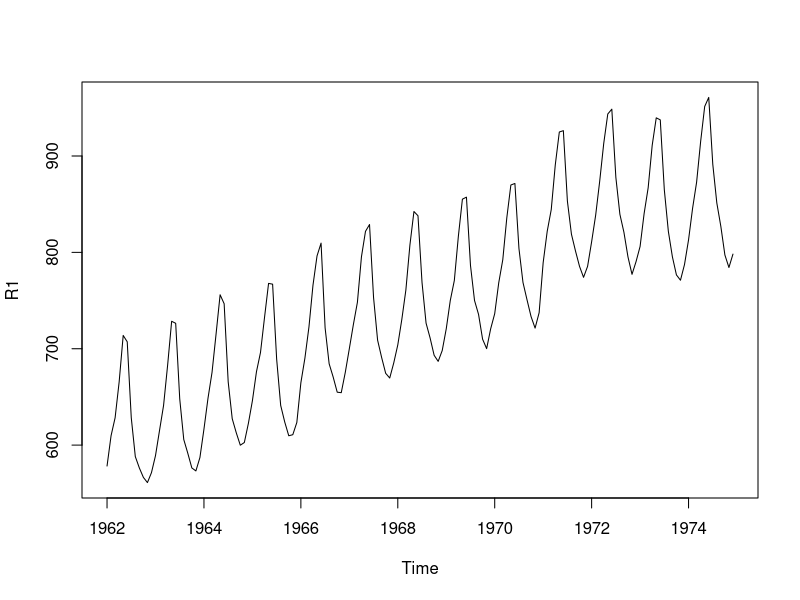
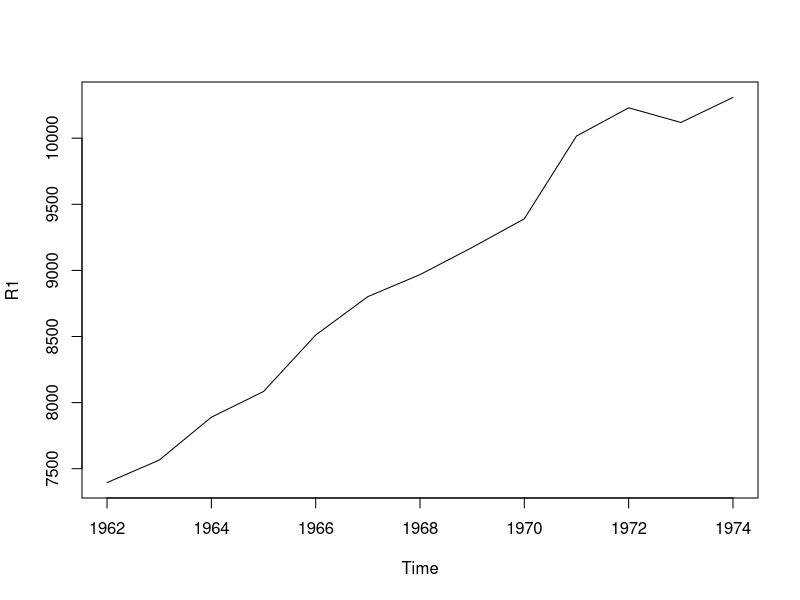
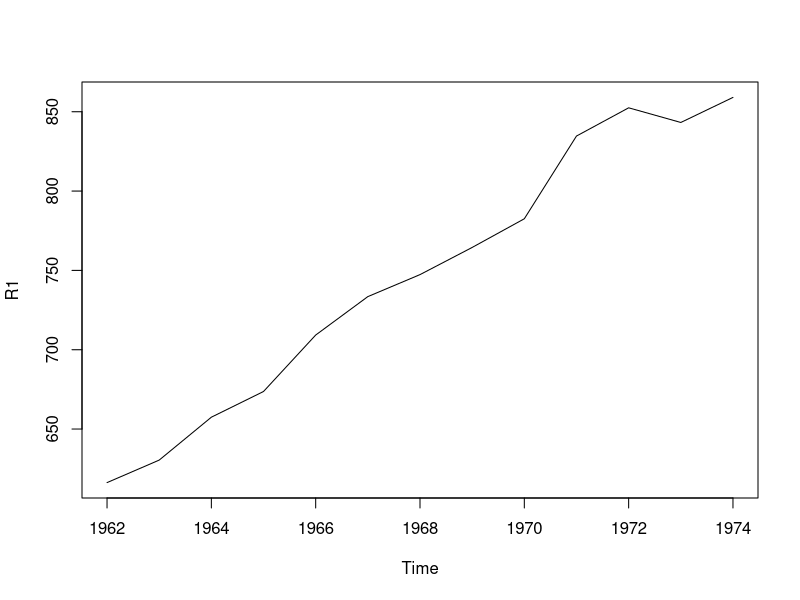
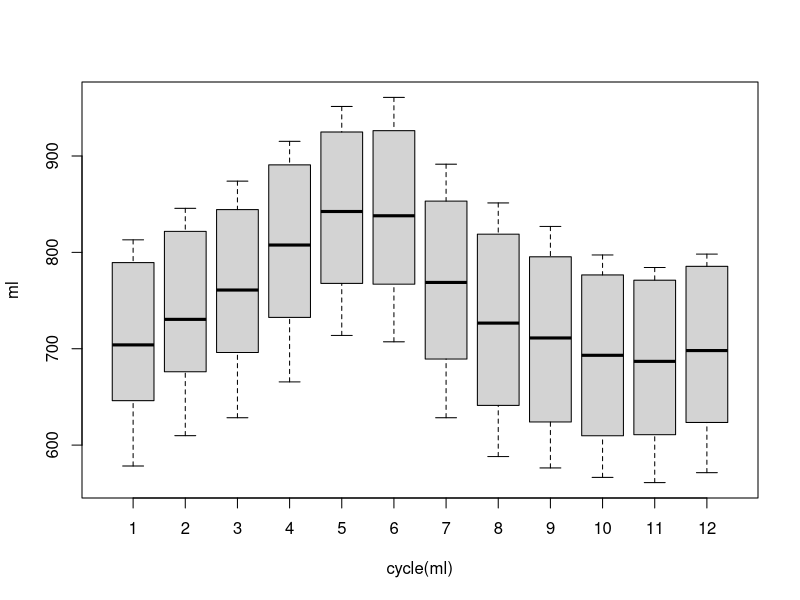
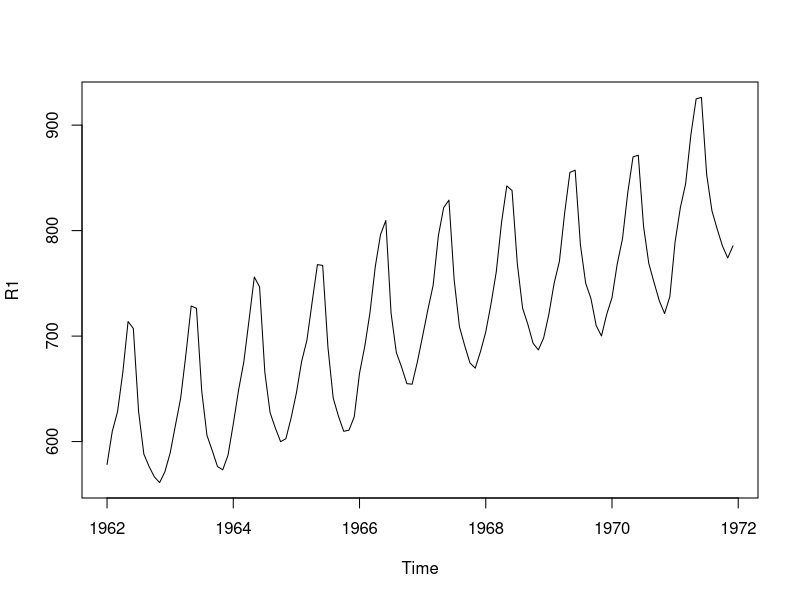
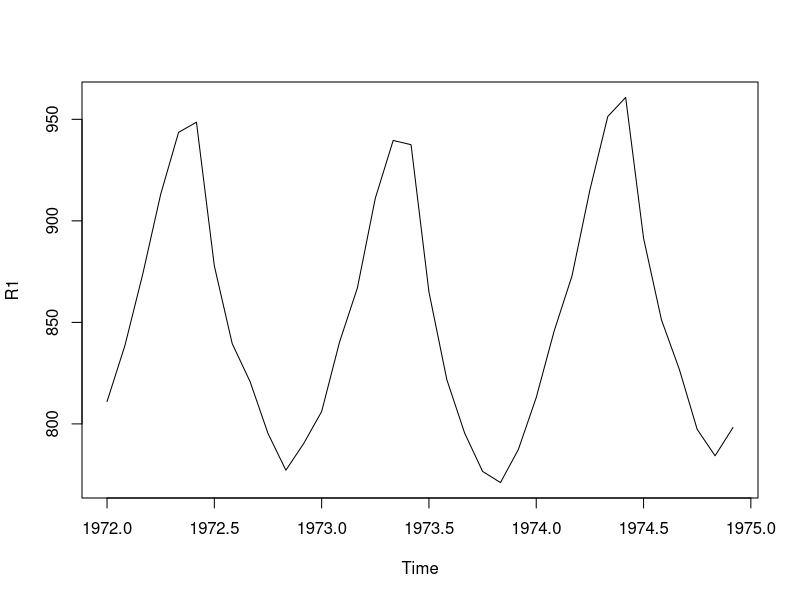
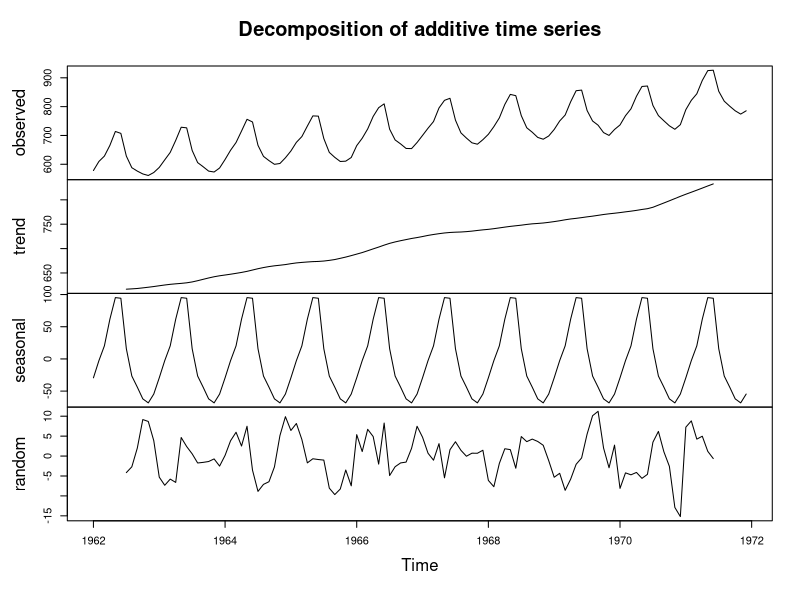
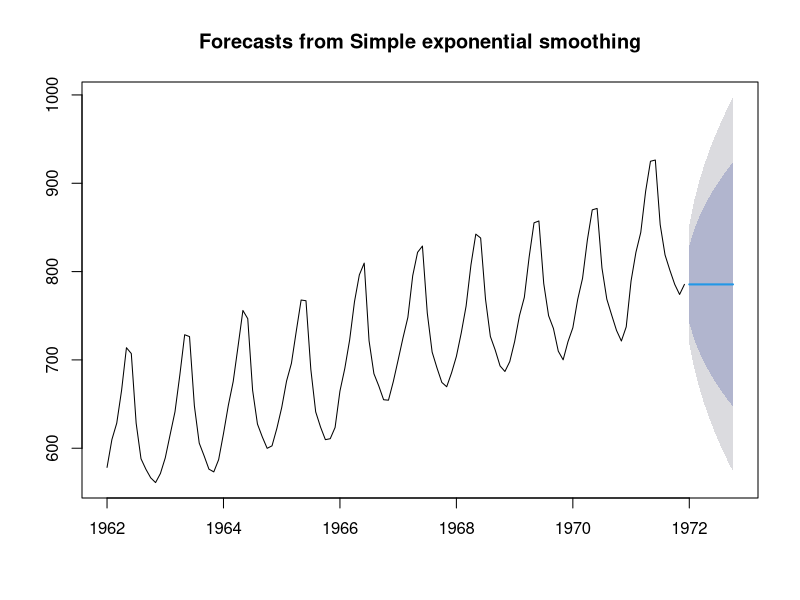

Generate these figures, in order, with R:
getwd()
setwd("E:\\Jigshaw lectures\\R STUDIO CLASS\\time series")
install.packages("forecast") 
install.packages("tseries")
milk<-read.csv("milk.csv",stringsAsFactors = F)

View(milk)
class(milk)
milk<-milk[,2]  #first column deleted
class(milk)
milk <- as.data.frame(milk)
dim(milk)
colnames(milk)[1]<-"R1"
               

#convert the data frame into atime series object, using ts() fumction belong to forecast
?ts
ml<-ts(milk,start =1962, frequency = 12)
class(ml)
ml
start(ml)
end(ml)
frequency(ml)
cycle(ml)
plot(ml)


#aggregate
?aggregate
aggregate(ml)   #adding year wise= 12months (sum)
plot(aggregate(ml))

#increasing trend
aggregate(ml,FUN = mean)   #particular mean wise we want to dothen FUN=mean
plot(aggregate(ml,FUN = mean))

#milk production has been increasing year after year

#box plot creates one boxplot for each month

?boxplot
b1<-boxplot(ml~cycle(ml))    #year jan for all year seasonality for each yaer
b1

#subsetting the time series using window function
#we shall create  two window (1962-1972) and (1972-1974)
#creating training and testing window datasets
#frequency is the number of the time period in a year


mlTr<-window(ml,start = c(1962,1),end=c(1971,12),frequency=12)
dim(mlTr)


mlT<-window(ml,start = c(1972,1),end = c(1974,12),frequency=12)
dim(mlT)


plot(mlTr)
plot(mlT)

#we shall create a time series model on (1962 to 1972)          and forecasting 

#we shall then compare the forecast with actual time series

  
?decompose
dec<-decompose(mlTr)
plot(dec)


#top panel contains the original time series
#second panel contains the trend
#third panel contains seasonality componenet
#last panel contains random fluctuation

#simple exponential smoothing;=

?ses
#to forcast milk production for the next 10 months
library(forecast)
es<-ses(mlTr,h=10) #no. of time peri
plot(es)
summary(es)
  #forcasting value for the next month


es$x
es$fitted
es$residuals #es$x-es$fitted



100*es$residuals/es$x   #PE
mean(abs(100*es$residuals/es$x))   #MAPE

#finding the accuracy of 
accuracy(es,mlT)


#checking residual #plotting of residual :-pattern
#heteroscadicity :- variation:--pattern
checkresiduals(es)

#nrow(mlTr)
#2*1/sqrt(120)
#68%= +- 1sigma



#fitting holt's model
?holt
hol<-holt(mlTr,h=10)   #forecasting for 10 period
plot(hol)
summary(hol)
accuracy(hol,mlT)  #test vs train
checkresiduals(hol)


?Box.test
Box.test(hol$residuals,lag = 20,type = "Ljung-Bo")
#blue line is slightly elevated, meaning that this forecast is 
#better than the previous one
#The ljung box test reveal that p value is low
#HO:data is indentically and independent distributed(white noise)
#HA:data is not identically and independently 
#distributed(exhibts serial corelation)
#therefore we rejcet H0 and conclude that data exhits
#serial corelation

#clearly the series is seasinal so seasonal component is required





?checkresiduals

hwTS<-hw(mlTr,h=10)
hwTS

plot(hwTS)
accuracy(hwTS,mlT)
summary(hwTS)
checkresiduals(hwTS)


# P VALUE is high indicationg that data is identically and independent distributed
#ALL spikes are below blue line
#there is no pattern in the residuals 
#Histogram is also closer to bell- shaped 


#automating model building using ets()
?ets
auto<-ets(mlTr)
summary(auto)
#MAPE IS LESS THAN 7 and its seem 

foc<-forecast(auto,h=10)
foc<-forecast(hwTS,h=10)
foc
plot(foc)

checkresiduals(foc)


#ARIMA 
?Arima
auto.arima(mlTr)
mlTrarima<-arima(mlTr,c(0,1,0),
                 seasonal = list(order = c(0,1,1),period =12))
                 
                 
mlTrarima
mlTrarimaF<-forecast(mlTrarima,h=10)
plot(mlTrarimaF)
#validating the model
summary(mlTrarimaF)
checkresiduals(mlTrarimaF)
mlTrarimaF

